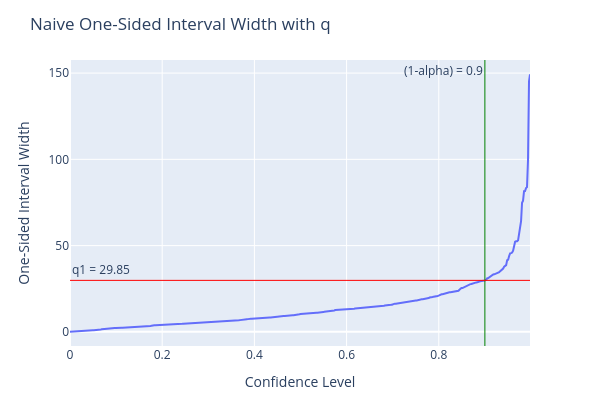
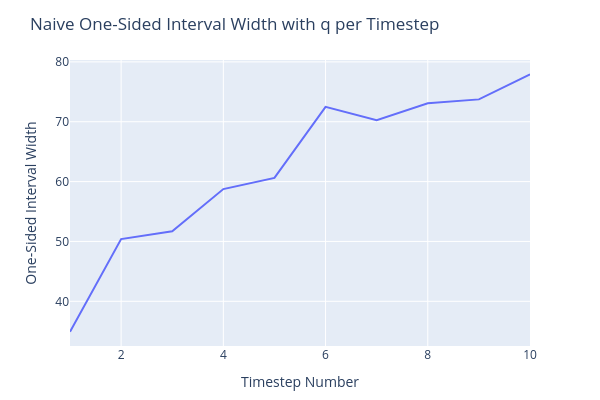

The code cell stored with these charts, in order, in its notebook:
### Code cell
method = "naive"  # or "cqr" for a more sophisticated method, see uncertainty tutorial
alpha = 1 - confidence_level
conformal_forecast = m.conformal_predict(
    test_df,
    calibration_df=cal_df,
    alpha=alpha,
    method=method,
    plotting_backend="plotly-static",
    show_all_PI=True,
)
conformal_forecast2 = m2.conformal_predict(
    test_df,
    calibration_df=cal_df,
    alpha=alpha,
    method=method,
    plotting_backend="plotly-static",
    show_all_PI=True,
)

naive_qhat1 = conformal_forecast.iloc[-1]["yhat1"] - conformal_forecast.iloc[-1]["yhat1 - qhat1"]  # cp_model1
naive_qhat2 = conformal_forecast2.iloc[-1]["yhat1"] - conformal_forecast2.iloc[-1]["yhat1 - qhat1"]  # cp_model2
naive_qhat1, naive_qhat2
# Date range shown in the plots (optional)
cutoff = 7 * 24

fig1 = m.highlight_nth_step_ahead_of_each_forecast(1).plot(
    conformal_forecast[-cutoff:], plotting_backend="plotly-static", figsize=(20, 10)
)
fig2 = m2.highlight_nth_step_ahead_of_each_forecast(1).plot(
    conformal_forecast2[-cutoff:], plotting_backend="plotly-static", figsize=(20, 10)
)
#m.highlight_nth_step_ahead_of_each_forecast(1).plot(conformal_forecast, figsize=(20, 10))

m.plot_parameters(components=['seasonality', 'autoregression', "lagged_regressors"])
m.plot_components(conformal_forecast, components=['seasonality', 'autoregression', "lagged_regressors"])
m2.plot_parameters()
m2.plot_components(conformal_forecast2)

#The residuals are the difference between the model’s prediction and the real data. If the model is perfect, the residuals should be zero.
#df_residuals = pd.DataFrame({"ds": df_with_events["ds"], "residuals": df_with_events["y"] - conformal_forecast2["yhat1"]})
#fig = df_residuals.plot(x="ds", y="residuals", figsize=(15, 8))

#autoregression
#plt = plot_acf(df_residuals["residuals"], lags=168)

### Figure 1 — Plotly figure (JSON) as saved in the notebook; plotly's stock layout.template omitted (floating-point values rounded to 4 significant figures; data arrays with more than 128 entries replaced by an {"elided": "..."} marker saying what was removed)
{"data": [{"hovertemplate": "Confidence Level=%{x}<br>One-Sided Interval Width=%{y}<extra></extra>", "legendgroup": "", "line": {"color": "#636efa", "dash": "solid"}, "marker": {"symbol": "circle"}, "mode": "lines", "name": "", "orientation": "v", "showlegend": false, "x": {"elided": "464 float values"}, "xaxis": "x", "y": {"elided": "464 float values"}, "yaxis": "y", "type": "scatter"}], "layout": {"xaxis": {"anchor": "y", "domain": [0.0, 1.0], "title": {"text": "Confidence Level"}}, "yaxis": {"anchor": "x", "domain": [0.0, 1.0], "title": {"text": "One-Sided Interval Width"}}, "legend": {"tracegroupgap": 0}, "title": {"text": "Naive One-Sided Interval Width with q"}, "height": 400, "width": 600, "shapes": [{"line": {"color": "green", "width": 1}, "type": "line", "x0": 0.9, "x1": 0.9, "xref": "x", "y0": 0, "y1": 1, "yref": "y domain"}, {"line": {"color": "red", "width": 1}, "type": "line", "x0": 0, "x1": 1, "xref": "x domain", "y0": 29.85, "y1": 29.85, "yref": "y"}], "annotations": [{"showarrow": false, "text": "(1-alpha) = 0.9", "x": 0.9, "xanchor": "right", "xref": "x", "y": 1, "yanchor": "top", "yref": "y domain"}, {"showarrow": false, "text": "q1 = 29.85", "x": 0, "xanchor": "left", "xref": "x domain", "y": 29.85, "yanchor": "bottom", "yref": "y"}], "margin": {"l": 70, "r": 70, "t": 60, "b": 50}}}

### Figure 2 — Plotly figure (JSON) as saved in the notebook; plotly's stock layout.template omitted (floating-point values rounded to 4 significant figures)
{"data": [{"hovertemplate": "Timestep Number=%{x}<br>One-Sided Interval Width=%{y}<extra></extra>", "legendgroup": "", "line": {"color": "#636efa", "dash": "solid"}, "marker": {"symbol": "circle"}, "mode": "lines", "name": "", "orientation": "v", "showlegend": false, "x": [1, 2, 3, 4, 5, 6, 7, 8, 9, 10], "xaxis": "x", "y": [34.92, 50.39, 51.69, 58.74, 60.61, 72.48, 70.26, 73.08, 73.73, 77.92], "yaxis": "y", "type": "scatter"}], "layout": {"xaxis": {"anchor": "y", "domain": [0.0, 1.0], "title": {"text": "Timestep Number"}}, "yaxis": {"anchor": "x", "domain": [0.0, 1.0], "title": {"text": "One-Sided Interval Width"}}, "legend": {"tracegroupgap": 0}, "title": {"text": "Naive One-Sided Interval Width with q per Timestep"}, "height": 400, "width": 600, "margin": {"l": 70, "r": 70, "t": 60, "b": 50}}}
